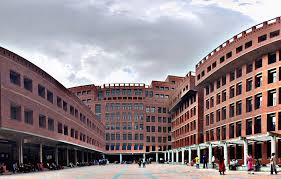
%> input picture Matlab1/ewu.jpg, 281 x 179 px
$ octave problem5.m   (GNU Octave 9; MATLAB toolbox functions it lacks are replaced by stand-ins)
%> lines starting %> are read from the running program, lines starting %| are printed output that depends on the picture
img = imread('C:\Users\Students\Desktop\Matlab1\ewu.jpg');
%> img is the input picture: size 179x281x3 uint8; mean R, G, B 145.2, 131.5, 135
imshow(img);

resized_img = imresize(img, [200, 200]);
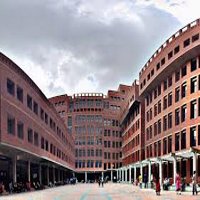
%> resized_img: size 200x200x3 uint8; mean R, G, B 145.2, 131.5, 135
imshow(resized_img);

rotated_img = imrotate(img, 30);
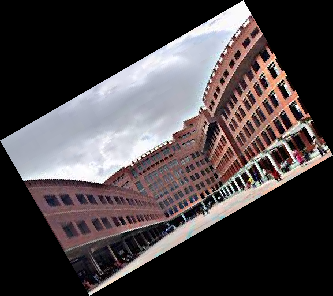
%> rotated_img: size 296x333x3 uint8; mean R, G, B 74.1, 67.1, 68.9
imshow(rotated_img);
